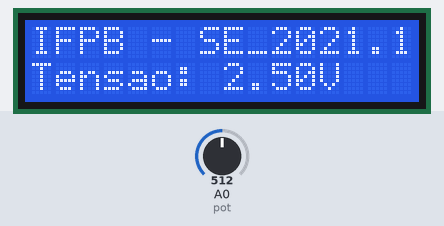
Bench run of a sketch on a simulated Arduino Uno, built with avr-gcc and run on an emulated ATmega328P. Shown: 16×2 character LCD. The test bench sets the inputs (shaded band); at power-on: A0 (pot) = 512.

Above: at 1.2 s.
1.3 s: A0 (pot) set to 716
At 2.5 s:
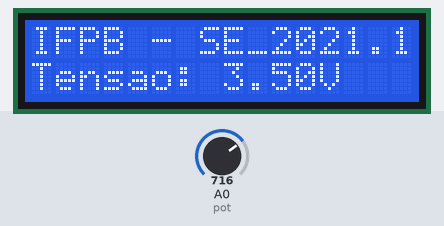
2.8 s: A0 (pot) set to 900
At 3.9 s:
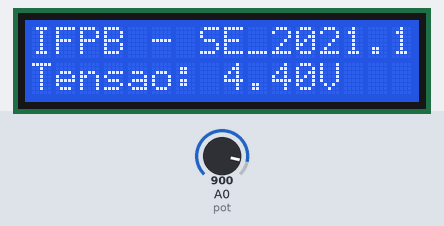
4.3 s: A0 (pot) set to 1023
At 5.1 s:
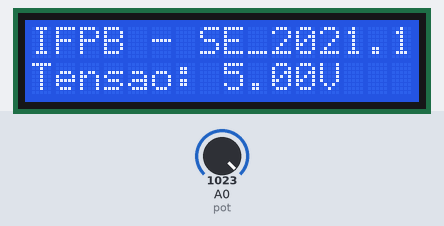
Timing chart, 0 to 7.3 s (numbered marks = the images above; inputs shaded):
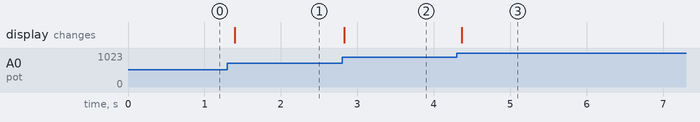

The sketch:

Quest_o_Tinkercad.ino
```cpp
// biblioteca  arduino para display
#include <LiquidCrystal.h>


LiquidCrystal lcd(7, 6, 5, 4, 3, 2);  // Pinos LCD
const int pot = 0;          // pino de entrada do potenciômetro
int tensaoPot = 0;			// variavel para armazenar valor do potenciometro
float tensaoV = 0;      // variavel para armazenar valor convertido

void setup() {
  lcd.begin(16, 2);					// Inicialização de LCD 16x2
  lcd.print("IFPB - SE_2021.1");      // Titulo
}

void loop() {
  lcd.setCursor(0, 1);					// Setando posição inicial do cursor no LCD
  tensaoPot = analogRead(pot);  		// recebe valor do potenciometro
  tensaoV = (tensaoPot * 5.0) / 1023,0; // converte o valor analogico em digital
  lcd.print("Tensao: ");
  lcd.print(tensaoV);                   // mostrando tensao no display
  lcd.print("V");
  delay(100);                          // tempo para nova leitura
}
```

Measured:
- after the input at 1.3 s, the display: changes after 0.10 s (image 1)
- after the input at 2.8 s, the display: changes at once (image 2)
- after the input at 4.3 s, the display: changes after 0.06 s (image 3)
